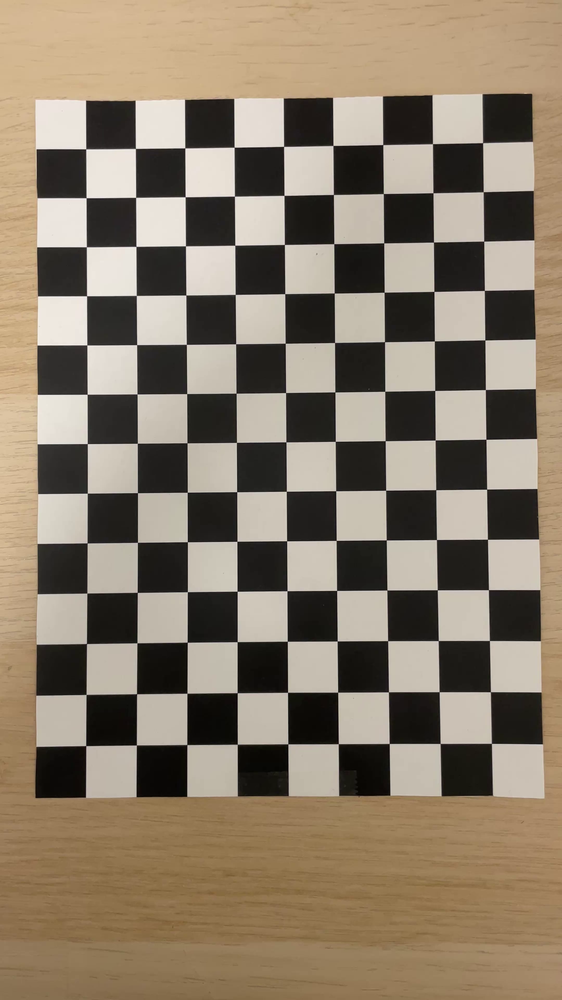
#> input picture data/video_calibration/IMG_2408_frame_0.png, 562 x 1000 px, shrunk from 2160 x 3840 before the run; its folder holds 4 pictures in this run
$ python calibrator.py
#> lines starting #> are read from the running program, lines starting #| are printed output that depends on the picture
import cv2
import numpy as np
import glob
import os

# --- Configuration ---

# 1. CRITICAL: Set this to your grid's INTERNAL corner count.
GRID_WIDTH = 9
GRID_HEIGHT = 13
CHESSBOARD_SIZE = (GRID_WIDTH, GRID_HEIGHT)

# 2. CRITICAL: Set the physical size of one square.
#    Measure one square on your printed checkerboard.
#    This is the *most important* value for getting a real-world scale.
SQUARE_SIZE_CM = 1.8  # <--- !!! UPDATE THIS VALUE !!!

IMAGE_DIR = 'data/video_calibration'
OUTPUT_FILE = 'data/video_calibration_data.npz'

# --- End Configuration ---


def calibrate_camera(image_dir, grid_size, square_size):
    """
    Performs camera calibration using checkerboard images.
    """
#> called with image_dir = 'data/video_calibration', grid_size = (9, 13), square_size = 1.8
    print(f"Starting calibration...")
    print(f"Grid size: {grid_size}, Square size: {square_size} cm")

    # Termination criteria for cornerSubPix
    criteria = (cv2.TERM_CRITERIA_EPS + cv2.TERM_CRITERIA_MAX_ITER, 30, 0.001)

    # 3D points in real-world space (in cm)
    # We create a perfect grid (z=0)
    objp = np.zeros((grid_size[0] * grid_size[1], 3), np.float32)
    objp[:, :2] = np.mgrid[0:grid_size[0], 0:grid_size[1]].T.reshape(-1, 2)
    objp = objp * square_size # Scale by our measured square size

    # Lists to store 3D object points and 2D image points from all images
    objpoints = []  # 3D points in real world space
    imgpoints = []  # 2D points in image plane

    # Find all jpg and png images (case-insensitive)
    all_paths = []
    extensions = ['*.jpg', '*.JPG', '*.png', '*.PNG']
    for ext in extensions:
        all_paths.extend(glob.glob(os.path.join(image_dir, ext)))
#> pass 2 of the loop in calibrate_camera, `for ext in extensions:`:
#> pass 3 of the loop in calibrate_camera, `for ext in extensions:`:
#> the loop made 4 passes; the first 3 are shown
    image_paths = sorted(list(set(all_paths)))

    if not image_paths:
        print(f"Error: No images found in '{image_dir}'.")
        return

    print(f"Found {len(image_paths)} images. Detecting corners...")

    successful_detections = 0
    image_shape = None

    for image_path in image_paths:
        img = cv2.imread(image_path)
#> img is the input picture: shape (1000, 562, 3); mean B, G, R 106.1, 124.3, 137.9
        if img is None:
            print(f"Warning: Could not read {image_path}. Skipping.")
            continue

        gray = cv2.cvtColor(img, cv2.COLOR_BGR2GRAY)
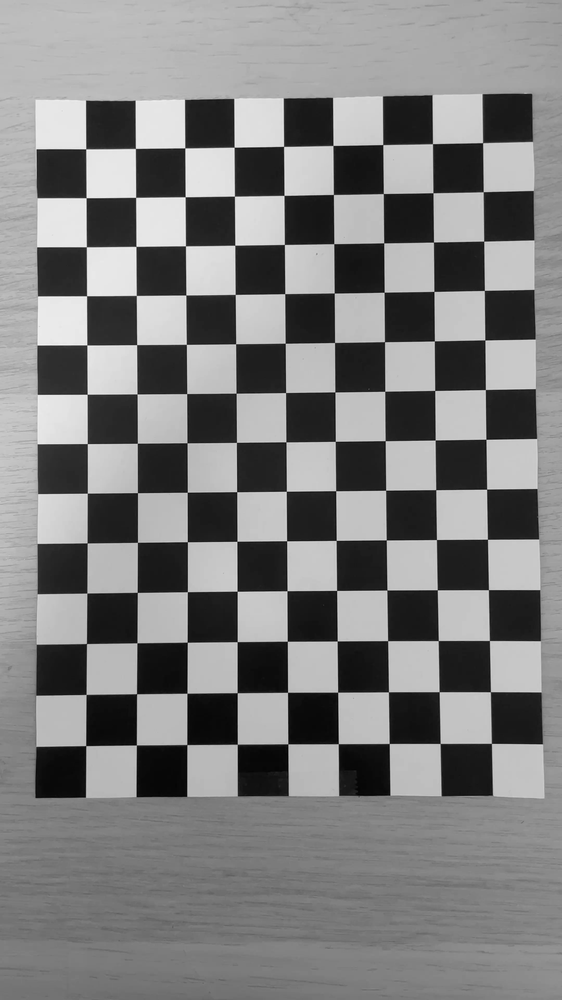
#> gray: shape (1000, 562); min 0, max 251, mean 126.2

        if image_shape is None:
            image_shape = gray.shape[::-1] # Get (width, height)
#> image_shape = (562, 1000)

        # 1. Find the chessboard corners
        ret, corners = cv2.findChessboardCorners(gray, grid_size, None)
#> ret = True; corners = 117 rows, first 8: [491.4, 743.4], [440.2, 743.5], [389.3, 743.5], [338.3, 743.7], [287.9, 743.8], [237.3, 744.3], [186.8, 744.5], [136.4, 745]

        # 2. If found, add to our lists
        if ret == True:
            successful_detections += 1
            print(f"  [SUCCESS] Found corners in {os.path.basename(image_path)}")

            # Add the "ground truth" 3D points
            objpoints.append(objp)

            # 3. Refine the corner locations (as you discovered)
            corners_refined = cv2.cornerSubPix(gray, corners, (11, 11), (-1, -1), criteria)
#> corners_refined = 117 rows, first 8: [491.4, 743.4], [440.2, 743.5], [389.2, 743.5], [338.3, 743.7], [287.8, 743.8], [237.3, 744.2], [186.8, 744.6], [136.4, 745]

            # Add the refined 2D points
            imgpoints.append(corners_refined)
        else:
            print(f"  [FAILURE] Could not find corners in {os.path.basename(image_path)}")
#> pass 2 of the loop in calibrate_camera, `for image_path in image_paths:`:
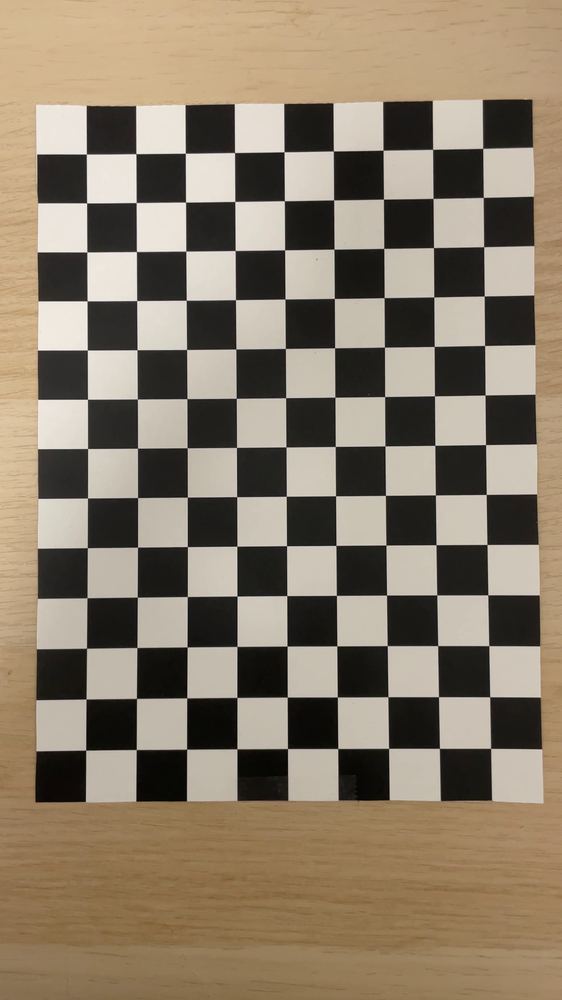
#> input picture data/video_calibration/IMG_2408_frame_1.png, 562 x 1000 px, shrunk from 2160 x 3840 before the run
#> in calibrate_camera, img is the input picture: shape (1000, 562, 3); mean B, G, R 106.3, 124.7, 138.3
#> in calibrate_camera, `gray = cv2.cvtColor(img, cv2.COLOR_BGR2GRAY)`:
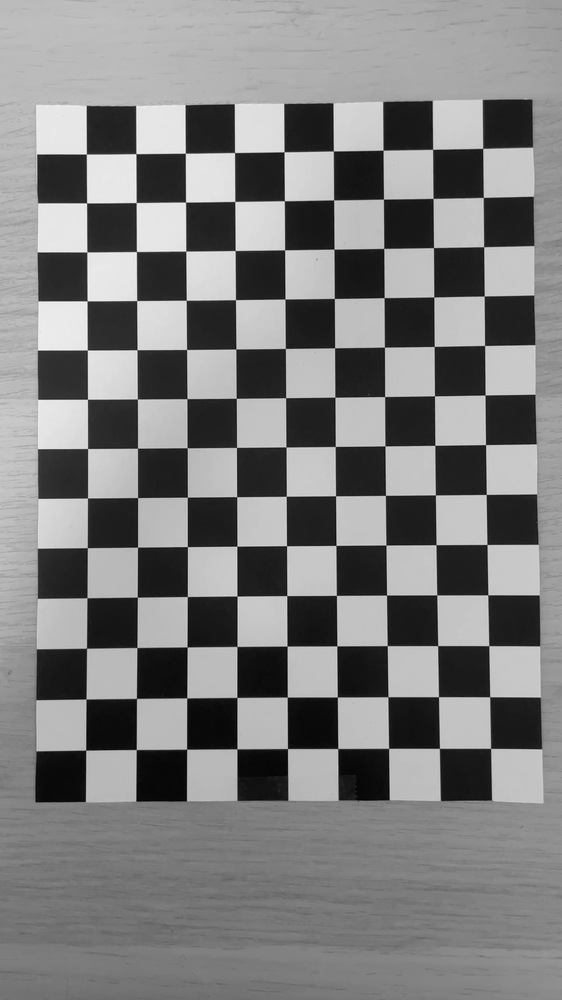
#> gray: shape (1000, 562); min 0, max 251, mean 126.6
#> corners = 117 rows, first 8: [490.6, 748.4], [439.3, 748.3], [388.6, 748.3], [337.8, 748.5], [287.5, 748.6], [237, 748.9], [186.7, 749.1], [136.3, 749.7]
#> corners_refined = 117 rows, first 8: [490.6, 748.4], [439.4, 748.4], [388.6, 748.3], [337.8, 748.5], [287.5, 748.5], [236.9, 748.8], [186.6, 749.2], [136.3, 749.5]
#> pass 3 of the loop in calibrate_camera, `for image_path in image_paths:`:
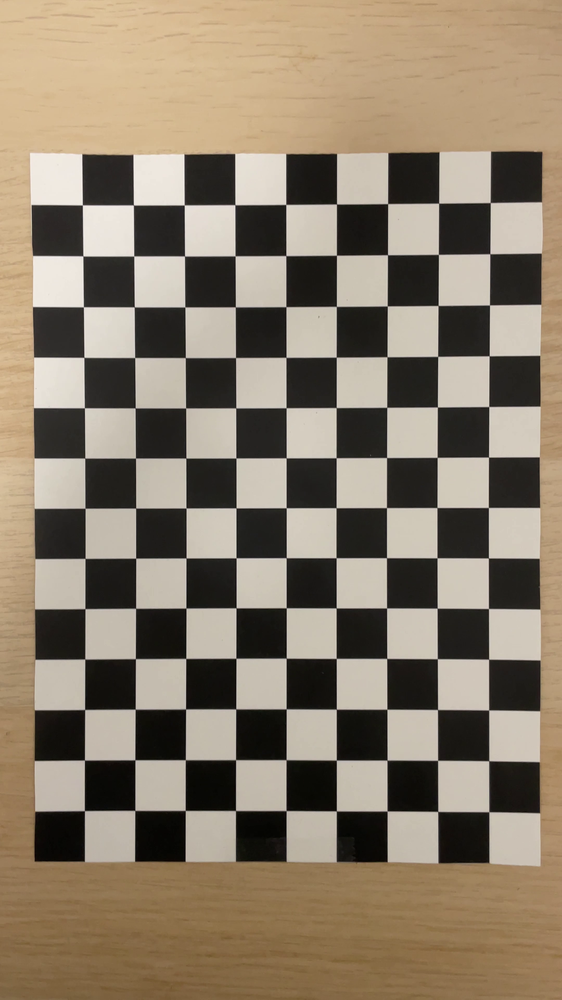
#> input picture data/video_calibration/IMG_2408_frame_19.png, 562 x 1000 px, shrunk from 2160 x 3840 before the run
#> in calibrate_camera, img is the input picture: shape (1000, 562, 3); mean B, G, R 107.2, 125.5, 138.7
#> in calibrate_camera, `gray = cv2.cvtColor(img, cv2.COLOR_BGR2GRAY)`:
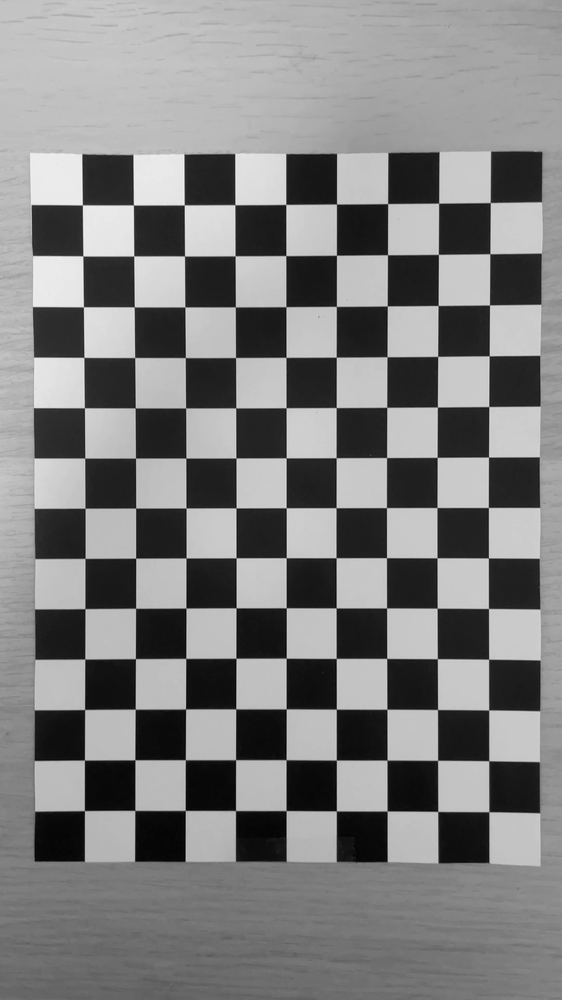
#> gray: shape (1000, 562); min 0, max 245, mean 127.3
#> corners = 117 rows, first 8: [82.45, 205], [133.5, 205], [184.2, 205], [235, 204.7], [285.7, 204.4], [336.5, 204], [381, 209], [444, 209]
#> corners_refined = 117 rows, first 8: [82.37, 204.9], [133.4, 205], [184.3, 204.9], [234.9, 204.7], [285.8, 204.4], [336.5, 204], [387.6, 203.6], [438.6, 203.2]
#> the loop made 4 passes; the first 3 are shown

    print(f"\nCalibration complete. Used {successful_detections} successful detections.")

    if successful_detections == 0:
        print("Error: No images with successful detections. Cannot calibrate.")
        return

    # --- 4. Run the final calibration ---
    # This is the function that solves the linear algebra problem
    ret, mtx, dist, rvecs, tvecs = cv2.calibrateCamera(
        objpoints, imgpoints, image_shape, None, None
    )

    if not ret:
        print("Error: Calibration failed.")
        return

    print("\n--- Calibration Results ---")
    print("Camera Matrix (K):")
    print(mtx)
    print("\nDistortion Coefficients (k1, k2, p1, p2, k3):")
    print(dist)

    # --- 5. Calculate and report reprojection error ---
    total_error = 0
    for i in range(len(objpoints)):
        imgpoints2, _ = cv2.projectPoints(objpoints[i], rvecs[i], tvecs[i], mtx, dist)
        error = cv2.norm(imgpoints[i], imgpoints2, cv2.NORM_L2) / len(imgpoints2)
        total_error += error

    mean_error = total_error / len(objpoints)
    print(f"\nMean Reprojection Error: {mean_error:.4f} pixels")
    print("----------------------------")
    if mean_error < 0.5:
        print("This is a high-quality calibration. 🎯")
    elif mean_error < 1.0:
        print("This is a decent calibration. 👍")
    else:
        print("This calibration quality is low. Consider retaking photos. ⚠️")

    # --- 6. Save the results ---
    print(f"\nSaving calibration data to '{OUTPUT_FILE}'...")
    np.savez(
        OUTPUT_FILE,
        mtx=mtx,
        dist=dist,
        rvecs=rvecs,
        tvecs=tvecs
    )
    print("Done.")


# --- Main execution ---
if __name__ == "__main__":
    calibrate_camera(IMAGE_DIR, CHESSBOARD_SIZE, SQUARE_SIZE_CM)
